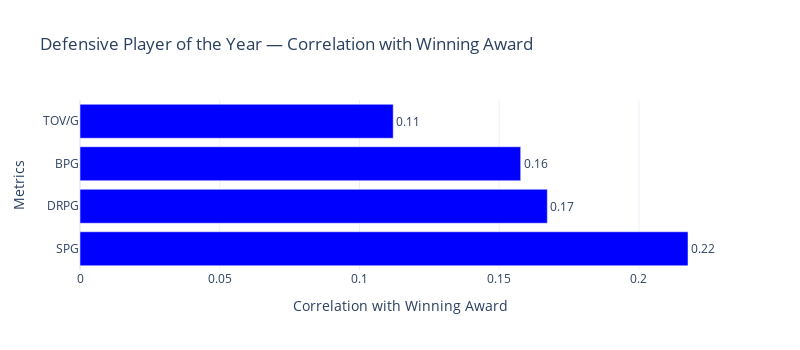

The notebook cell saved with this chart:
### Markdown cell above
This graph shows that **more wins** and a **higher win percentage** strongly increase a coach’s chances of winning **Coach of the Year**, while **more losses** have a negative impact, and **postseason losses** affect it even more.

### Code cell
apd.dpoy_analyze()

### Figure 1 — Plotly figure (JSON) as saved in the notebook; plotly's stock layout.template omitted (floating-point values rounded to 4 significant figures)
{"data": [{"marker": {"color": ["blue", "blue", "blue", "blue"]}, "orientation": "h", "text": ["0.22", "0.17", "0.16", "0.11"], "textposition": "outside", "type": "bar", "x": [0.2176, 0.1672, 0.1577, 0.1121], "y": ["SPG", "DRPG", "BPG", "TOV/G"]}], "layout": {"height": 350, "title": {"text": "Defensive Player of the Year — Correlation with Winning Award"}, "width": 800, "xaxis": {"title": {"text": "Correlation with Winning Award"}}, "yaxis": {"title": {"text": "Metrics"}}}}
